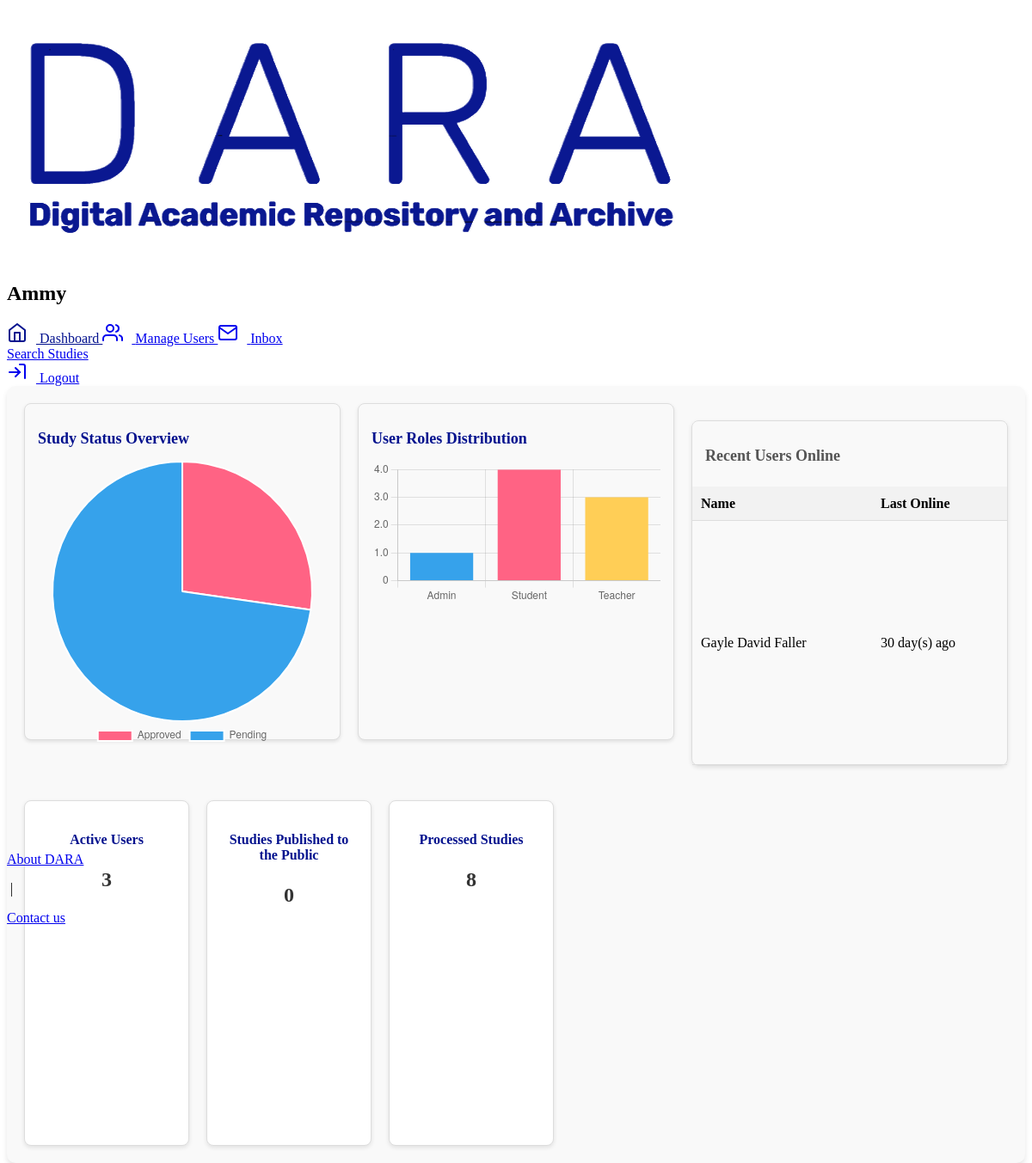
The page /Admin (signed in) on the database as committed earlier.
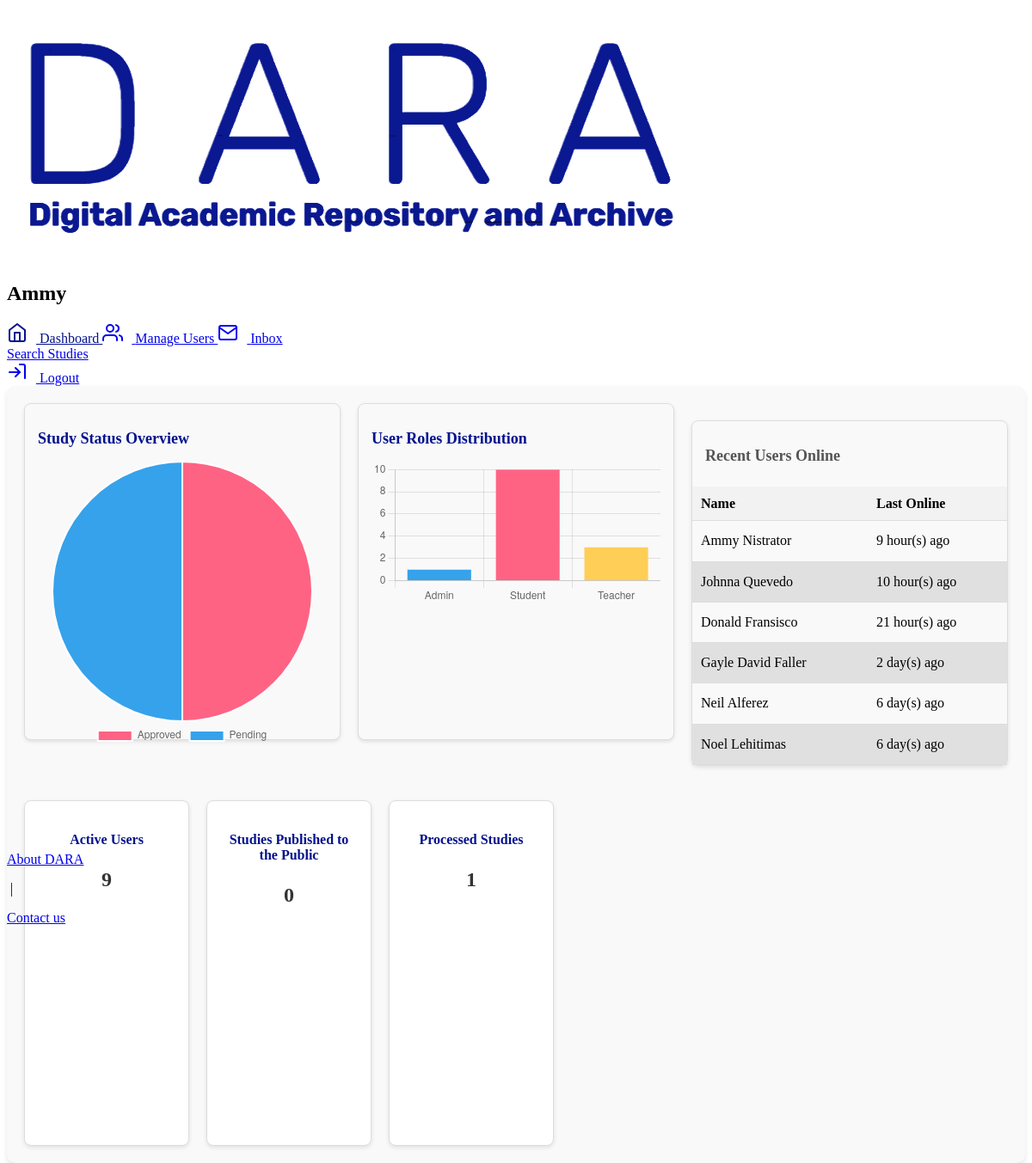
The same page on the database as committed later.
### tables this page shows
CREATE TABLE `users` (
  `user_id` int(11) NOT NULL,
  `last_name` varchar(100) NOT NULL,
  `first_name` varchar(100) NOT NULL,
  `usn` int(100) NOT NULL,
  `password_hash` varchar(255) NOT NULL,
  `email` varchar(255) NOT NULL,
  `role` varchar(50) NOT NULL,
  `last_login` datetime DEFAULT NULL,
  `status` varchar(8) DEFAULT NULL
);

### Admin/index.php (the view, shortened to what the changed rows need)
<?php
include '../db/db.php';
$total_documents = $conn->query("
    SELECT COUNT(*)
    AS total FROM document_repository
    WHERE status = 'Published'
")->fetch_assoc()['total'];
$study_status_data = $conn->query("
    SELECT status,
    COUNT(*)
    AS count FROM document_repository GROUP
    BY status
")->fetch_all(MYSQLI_ASSOC);
$pending_approvals = $conn->query("
    SELECT COUNT(*)
    AS total FROM document_repository
    WHERE status = 'Pending'
")->fetch_assoc()['total'];
$user_roles_data = $conn->query("
    SELECT role,
    COUNT(*)
    AS count FROM users GROUP
    BY role
")->fetch_all(MYSQLI_ASSOC);
$active_users_data = $conn->query("
    SELECT COUNT(*) AS active_users
    FROM users
    WHERE last_login >= DATE_SUB(NOW(), INTERVAL 2 MONTH)
")->fetch_assoc()['active_users'];
$recent_users_online_data = $conn->query("
    SELECT first_name, last_name, last_login
    FROM users
    WHERE last_login >= DATE_SUB(NOW(), INTERVAL 1 MONTH)
    ORDER BY last_login DESC
    LIMIT 6
")->fetch_all(MYSQLI_ASSOC);
?>
<!DOCTYPE html>
<html lang="en">
<head>
    <link rel="stylesheet" href="../css/std.scss">
    <link rel="stylesheet" href="../css/mainpage.scss">
    <link rel="stylesheet" href="../css/std_control.scss">
</head>
<body>
    <main>
        <div class="main" style="height: calc(100% - 121px);">
            <div class="left">
                <div class="profile">
                    <h2><?php echo htmlspecialchars($_SESSION['first_name']); ?></h2>
                </div>
            </div>
            <div class="right" style=" overflow: auto;">
                <div class="chart-container">
                    <h2>Study Status Overview</h2>
                    <canvas id="studyStatusChart"></canvas>
                </div>
                <div class="chart-container">
                    <h2>User Roles Distribution</h2>
                    <canvas class="xdxd" id="userRolesChart"></canvas>
                </div>
                <div class="recent-activity">
                    <h2>Recent Users Online</h2>
                    <table>
                        <thead>
                            <tr>
                                <th>Name</th>
                                <th>Last Online</th>
                            </tr>
                        </thead>
                        <tbody>
                            <?php
                                foreach ($recent_users_online_data as $user): ?>
                                    <tr>
                                        <td>
                                            <?php
                                                echo htmlspecialchars($user['first_name'] . ' ' . $user['last_name']);
                                            ?>
                                        </td>
                                        <td>
                                            <?php
                                            $lastLogin = new DateTime($user['last_login']);
                                            $now = new DateTime();
                                            $interval = $now->diff($lastLogin);
                                            if ($interval->d > 0) {
                                                echo $interval->d . ' day(s) ago';
                                            } elseif ($interval->h > 0) {
                                                echo $interval->h . ' hour(s) ago';
                                            } elseif ($interval->i > 0) {
                                                echo $interval->i . ' minute(s) ago';
                                            } else {
                                                echo 'Just now';
                                            }
                                            ?>
                                        </td>
                                    </tr>
                                <?php endforeach;
                            ?>
                        </tbody>
                    </table>
                </div>
                <div class="stats">
                    <div class="stat-card">
                        <h3>Active Users</h3>
                        <p><?php echo $active_users_data; ?></p>
                    </div>
                    <div class="stat-card">
                        <h3>Processed Studies</h3>
                        <p><?php echo $pending_approvals; ?></p>
                    </div>
                </div>
            </div>
        </div>
    </main>
    <script>
        const studyStatusData = <?php echo json_encode($study_status_data); ?>;
        const userRolesData = <?php echo json_encode($user_roles_data); ?>;
        // Study Status Chart
        const studyStatusCtx = document.getElementById('studyStatusChart').getContext('2d');
        const studyStatusChart = new Chart(studyStatusCtx, {
            type: 'pie',
            data: {
                labels: studyStatusData.map(item => item.status),
                datasets: [{
                    data: studyStatusData.map(item => item.count),
                    backgroundColor: ['#FF6384', '#36A2EB', '#FFCE56', '#8AFF64', '#FF9F40'],
                }]
            },
            options: {
                responsive: true,
                plugins: {
                    legend: { position: 'bottom' }
                }
            }
        });
        // User Roles Chart
        const userRolesCtx = document.getElementById('userRolesChart').getContext('2d');
        const userRolesChart = new Chart(userRolesCtx, {
            type: 'bar',
            data: {
                labels: userRolesData.map(item => item.role),
                datasets: [{
                    label: 'User Count',
                    data: userRolesData.map(item => item.count),
                    backgroundColor: ['#36A2EB', '#FF6384', '#FFCE56', '#8AFF64', '#FF9F40'],
                }]
            },
            options: {
                responsive: true,
                plugins: {
                    legend: { display: false }
                },
                scales: {
                    y: { beginAtZero: true }
                }
            }
        });
    </script>
</body>
</html>

Rows that differ between the two databases and show on the page:
now on this page (row edited): users: first_name+last_name "Ammy Nistrator", last_login "9"
added users: first_name+last_name "Johnna Quevedo", last_login "10"
now on this page (row edited): users: first_name+last_name "Donald Fransisco", last_login "21"
changed users "Gayle David Faller": last_login "30" → "2"
now on this page (row edited): users: first_name+last_name "Neil Alferez", last_login "6"
now on this page (row edited): users: first_name+last_name "Noel Lehitimas", last_login "6"
Other text that changed with them:
chart data {{ json_encode($study_status_data) }}: [{"status":"Approved","count":"3"},{"status":"Pending","count":"8"}] → [{"status":"Approved","count":"1"},{"status":"Pending","count":"1"}]
chart data {{ json_encode($user_roles_data) }}: [{"role":"Admin","count":"1"},{"role":"Student","count":"4"},{"role":"Teacher","count":"3"}] → [{"role":"Admin","count":"1"},{"role":"Student","count":"10"},{"role":"Teacher","count":"3"}]
$active_users_data: "3" → "9"
$pending_approvals: "8" → "1"
